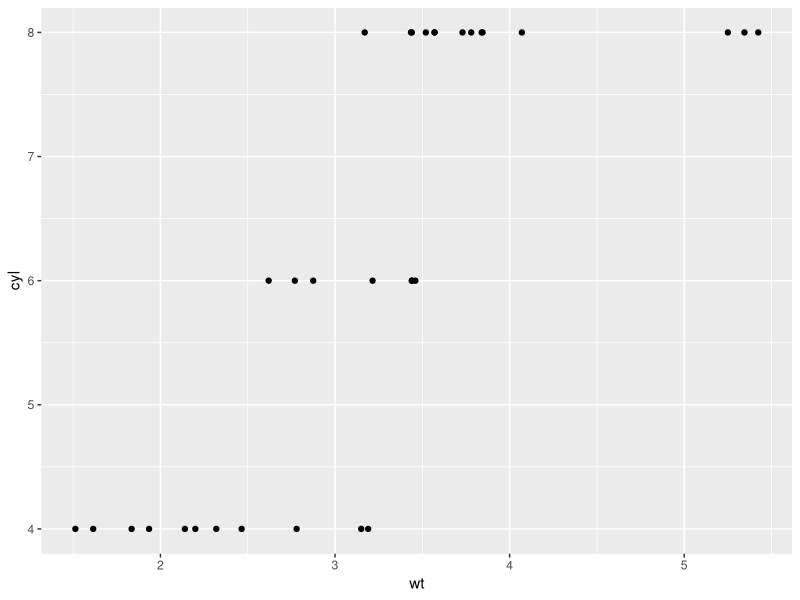
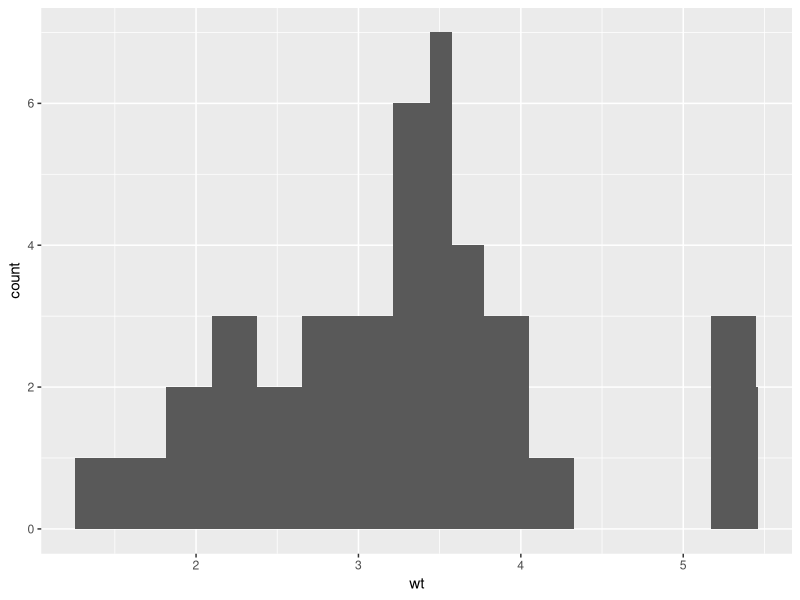
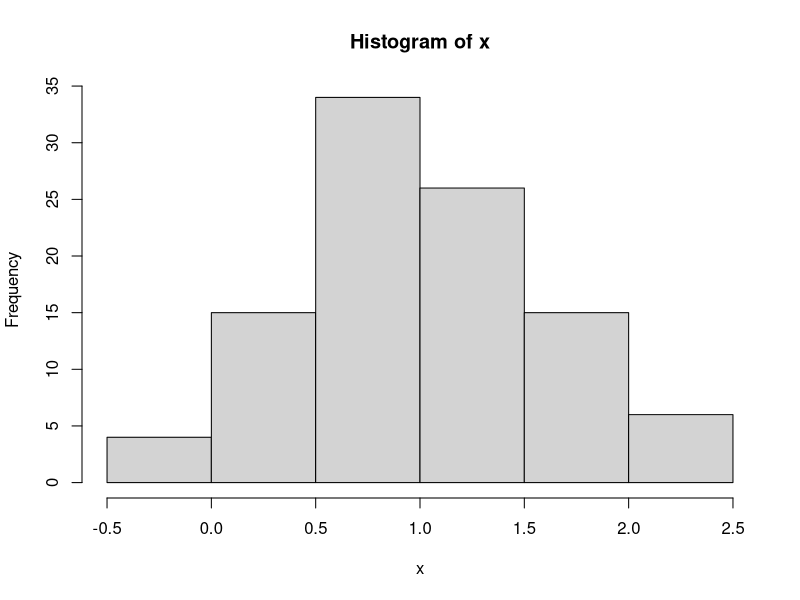
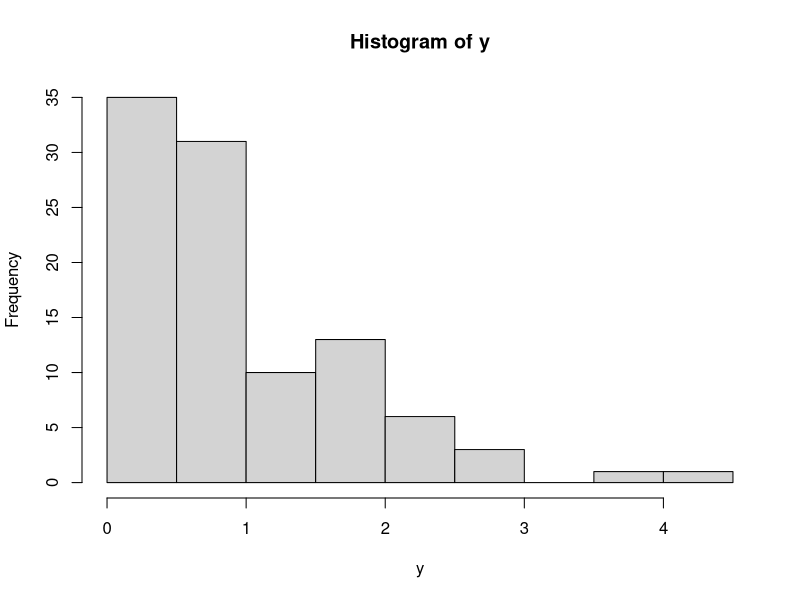
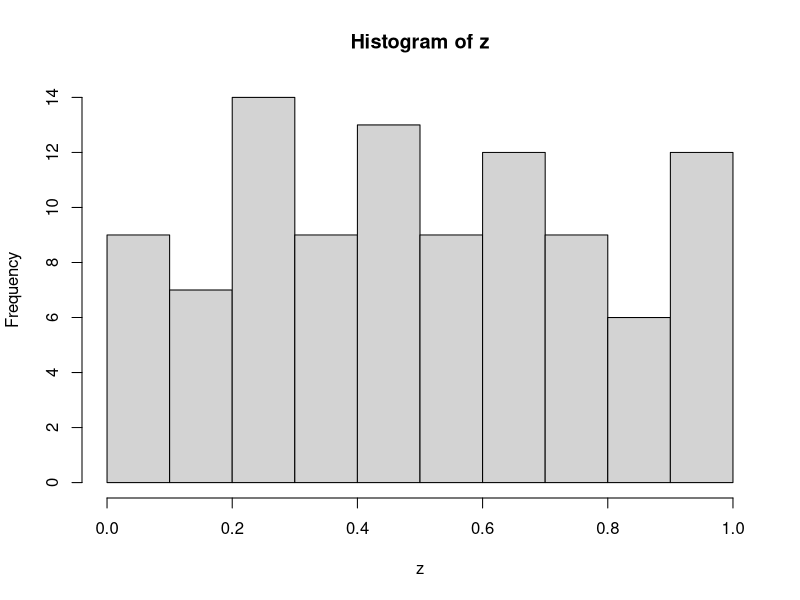
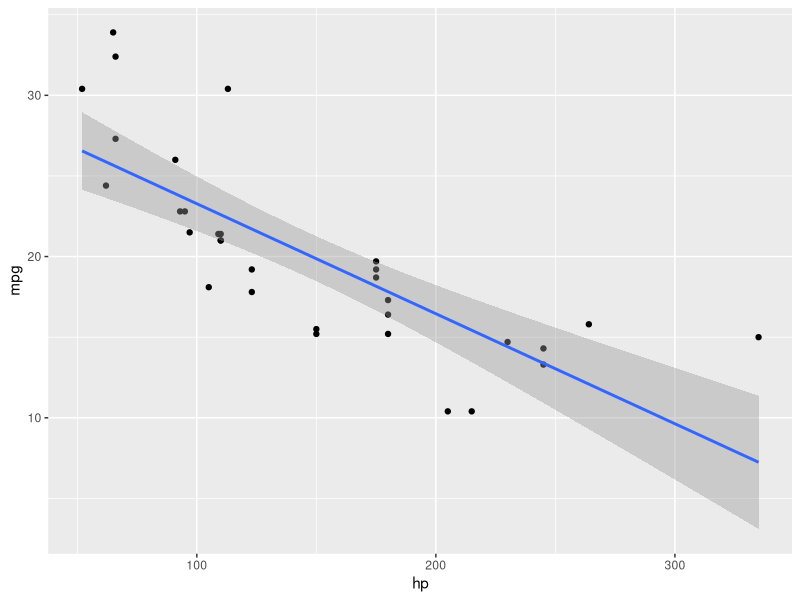
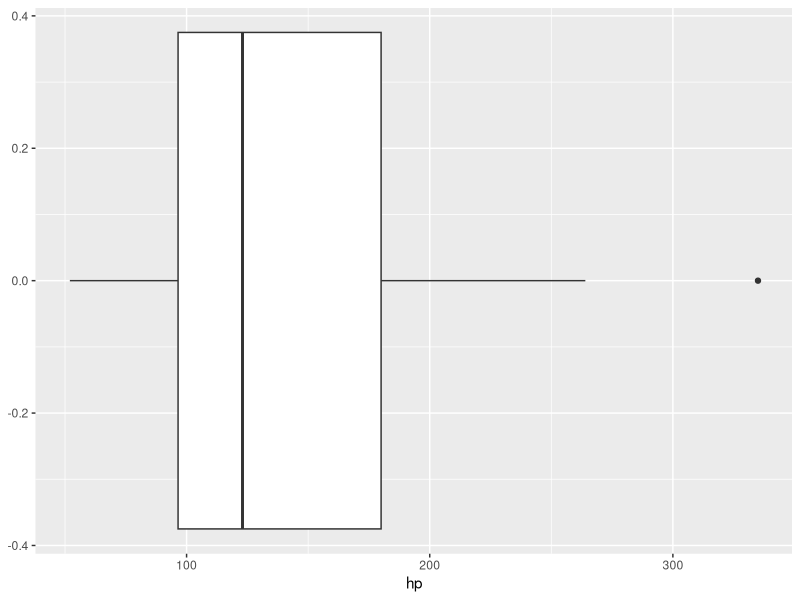
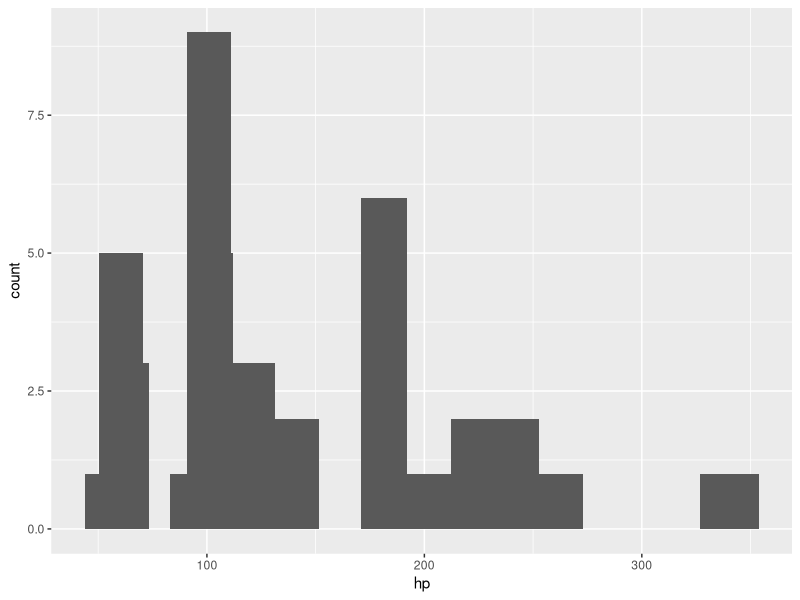

These charts were generated, in order, by the following R code:
## ---- chunk 1
knitr::opts_chunk$set(echo = TRUE)
## ---- chunk 2
library(tidyverse)
attach(mtcars)
library(skimr)

view(mtcars) #your first line of defense for any assignment
skim(mtcars)

#as.numeric() transforms numbers that are presented as characters into numerical values. 

## ---- chunk 3
#bivariate analysis - two variables
ggplot(mtcars, aes(wt, cyl)) + geom_point()

#univariate analysis - one variable
ggplot(mtcars, aes(wt)) + geom_histogram()+stat_bin(bins=15)

x<-rnorm(100, mean=1, sd=0.5)
y<-rgamma(100, 1, 1)
z<-runif(100, 0, 1)

hist(x)
hist(y)
hist(z)
## ---- chunk 4
#lm stands for linear model. 

#y ~ x -> y given x (i.e. y=m+bx)

ggplot(mtcars, aes(x=hp, y=mpg))+geom_point()+ geom_smooth(method="lm")

#checking for outliers
ggplot(mtcars, aes(x=hp)) + geom_boxplot()

ggplot(mtcars, aes(x=hp))+ geom_histogram()+stat_bin(bins=15)
